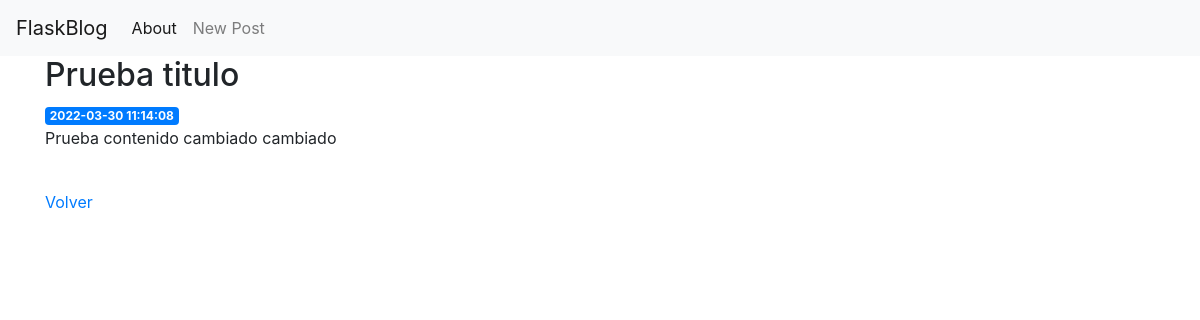
Page /3 on the committed database.
### tables this page shows
CREATE TABLE posts (
    id INTEGER PRIMARY KEY AUTOINCREMENT,
    created TIMESTAMP NOT NULL DEFAULT CURRENT_TIMESTAMP,
    title TEXT NOT NULL,
    content TEXT NOT NULL
);

### app.py (the view)
@app.route('/<int:post_id>')
def post(post_id):
    post = get_post(post_id)
    return render_template('post.html', post=post)

### app.py (called while the page is built)
def get_db_connection():
    conn = sqlite3.connect('database.db')
    conn.row_factory = sqlite3.Row
    return conn

def get_post(post_id):
    conn = get_db_connection()
    post = conn.execute('SELECT * FROM POSTS WHERE ID = ?', (post_id,)).fetchone()
    conn.close()
    if (post == None):
        abort(404)
    return post

### templates/post.html
{% extends 'base.html' %}
{% block content %}
    <h2>{% block title %} {{ post['title'] }} {% endblock %}</h2>
    <span class="badge badge-primary">{{ post['created'] }}</span>
    <p>{{ post['content'] }}</p>
    <br>
    <a href="{{ url_for('index') }}">Volver</a>
{% endblock %}

### rows in the picture
posts: title "Prueba titulo", created "2022-03-30 11:14:08", content "Prueba contenido cambiado cambiado"
